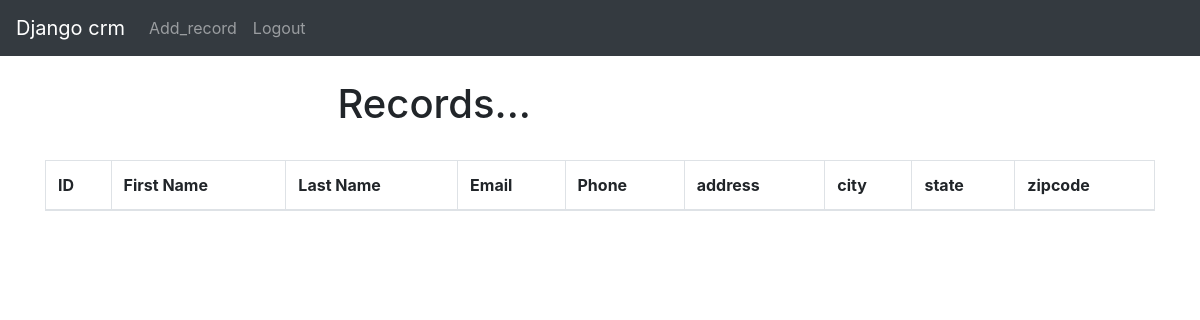
The app's page / (signed in), older data.
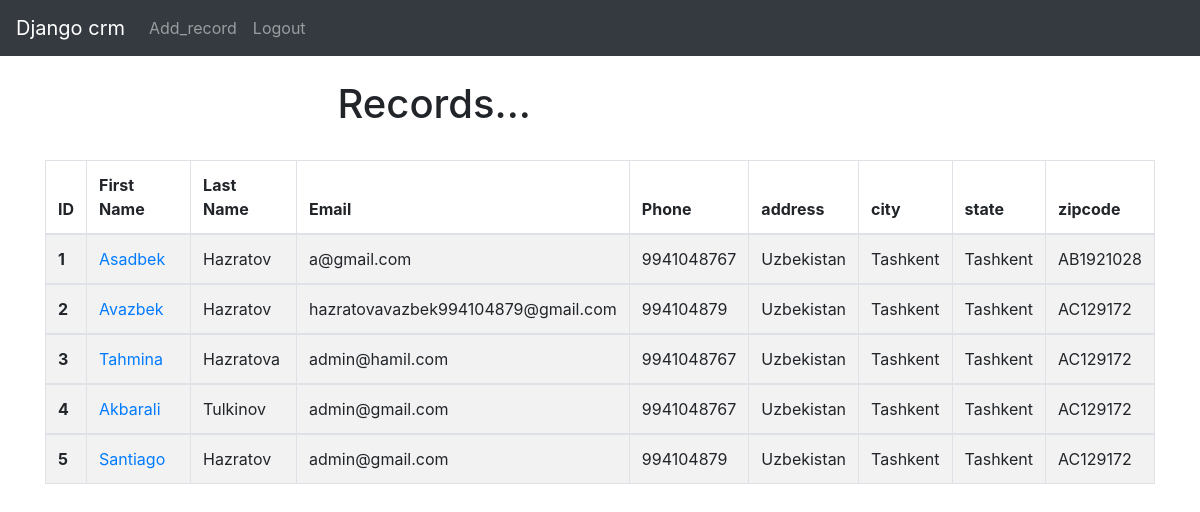
The same page, newer data.
### app/models.py (models this page shows, shortened)
class Record(models.Model):
    created_at = models.DateTimeField(auto_now_add=True)
    first_name = models.CharField(max_length=50)
    last_name = models.CharField(max_length=50)
    email = models.CharField(max_length=200)
    phone = models.CharField(max_length=50)
    address = models.CharField(max_length=50)
    city = models.CharField(max_length=50)
    state = models.CharField(max_length=50)
    zipcode = models.CharField(max_length=50)

### app/views.py (the view)
# urls.py: path('', views.home, name="home"),
def home(request):
    records = Record.objects.all()
    if request.method == 'POST':
        username = request.POST['username']
        password = request.POST['password']
        user = authenticate(request, username=username, password=password)
        if user is not None:
            login(request, user)
            messages.success(request, "You Have been logged In")
            return redirect('home')
        else:
            messages.success(request, "There Was An Error Login in Please Tre Again ...")
            return redirect('home')
    else:
        return render(request, "hello.html", {"records": records})

### app/templates/hello.html (shortened to what this page needs)
{% extends 'base.html' %}
{% block content %}
{% if user.is_authenticated %}
 <div class="col-md-6 offset-md-3">
    <h1>Records... </h1>
     </div>
<br>
            <table class="table table-striped table-bordered">
              <thead>
                <tr  >
                  <th scope="col">ID</th>
                  <th scope="col">First Name</th>
                  <th scope="col">Last Name</th>
                  <th scope="col">Email</th>
                  <th scope="col">Phone</th>
                  <th scope="col">address</th>
                  <th scope="col">city</th>
                  <th scope="col">state</th>
                  <th scope="col">zipcode</th>
                </tr>
              </thead>
              <tbody>
           {% if records %}
                {% for record in records %}
                <tr >
                  <th scope="row">{{ forloop.counter}}</th>
                  <td><a href="{% url 'record' record.pk %}"> {{ record.first_name }}</a></td>
                  <td>{{ record.last_name }}</td>
                  <td>{{ record.email }}</td>
                  <td>{{ record.phone }}</td>
                  <td>{{ record.address }}</td>
                  <td>{{ record.city }}</td>
                  <td>{{ record.state }}</td>
                  <td>{{ record.zipcode }}</td>
                </tr>
               </tbody>
              {% endfor %}
          {% endif%}
            </table>
{% endif %}
{% endblock content %}

### app/templates/base.html (shortened to what this page needs)
<!doctype html>
<html lang="en">
  <head>
    <link rel="stylesheet" href="https://cdn.jsdelivr.net/npm/bootstrap@4.0.0/dist/css/bootstrap.min.css">
  </head>
  <body>
  {% include 'navbar.html' %}
    <div class="container">
        <br>
      {% block content %}
        {% endblock content %}
    </div>
  </body>
</html>

### app/templates/navbar.html (shortened to what this page needs)
<nav class="navbar navbar-expand-lg navbar-dark bg-dark">
  <a class="navbar-brand" href="{% url 'home' %}">Django crm</a>
  <div class="collapse navbar-collapse" id="navbarSupportedContent">
    <ul class="navbar-nav mr-auto">
    {% if not user.is_authenticated %}
      <li class="nav-item">
        <a class="nav-link" href="{% url 'home' %}">Login</a>
      </li>
      <li class="nav-item">
        <a class="nav-link" href="{% url 'register' %}">Register</a>
      </li>
    {% else %}
      <li class="nav-item">
        <a class="nav-link" href="{% url 'add_record' %}">Add_record</a>
      </li>
      <li class="nav-item">
        <a class="nav-link" href="{% url 'logout' %}">Logout</a>
      </li>
    {% endif %}
    </ul>
  </div>
</nav>

Row changes from the older to the newer data that the page shows:
added Record: first_name "Asadbek", last_name "Hazratov", email "a@gmail.com", phone "9941048767", address "Uzbekistan", city "Tashkent", state "Tashkent", zipcode "AB1921028"
added Record: first_name "Avazbek", last_name "Hazratov", email "hazratovavazbek994104879@gmail.com", phone "994104879", address "Uzbekistan", city "Tashkent", state "Tashkent", zipcode "AC129172"
added Record: first_name "Tahmina", last_name "Hazratova", email "admin@hamil.com", phone "9941048767", address "Uzbekistan", city "Tashkent", state "Tashkent", zipcode "AC129172"
added Record: first_name "Akbarali", last_name "Tulkinov", email "admin@gmail.com", phone "9941048767", address "Uzbekistan", city "Tashkent", state "Tashkent", zipcode "AC129172"
added Record: first_name "Santiago", last_name "Hazratov", email "admin@gmail.com", phone "994104879", address "Uzbekistan", city "Tashkent", state "Tashkent", zipcode "AC129172"
